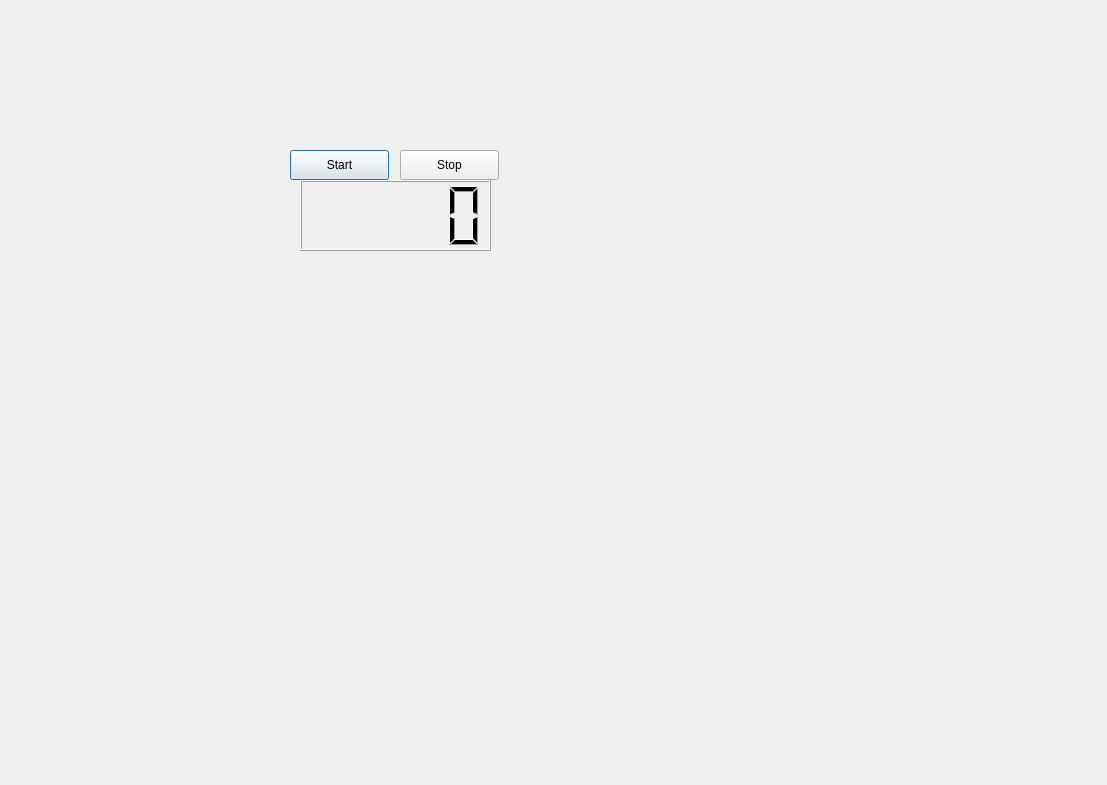
<?xml version="1.0" encoding="UTF-8"?>
<ui version="4.0">
 <class>Dialog</class>
 <widget class="QDialog" name="Dialog">
  <property name="geometry">
   <rect>
    <x>0</x>
    <y>0</y>
    <width>1107</width>
    <height>785</height>
   </rect>
  </property>
  <property name="windowTitle">
   <string>Dialog</string>
  </property>
  <widget class="QPushButton" name="pbStart">
   <property name="geometry">
    <rect>
     <x>290</x>
     <y>150</y>
     <width>99</width>
     <height>30</height>
    </rect>
   </property>
   <property name="text">
    <string>Start</string>
   </property>
  </widget>
  <widget class="QPushButton" name="pbStop">
   <property name="geometry">
    <rect>
     <x>400</x>
     <y>150</y>
     <width>99</width>
     <height>30</height>
    </rect>
   </property>
   <property name="text">
    <string>Stop</string>
   </property>
  </widget>
  <widget class="QLCDNumber" name="lcdNumber">
   <property name="geometry">
    <rect>
     <x>300</x>
     <y>180</y>
     <width>191</width>
     <height>71</height>
    </rect>
   </property>
  </widget>
 </widget>
 <resources/>
 <connections/>
</ui>
